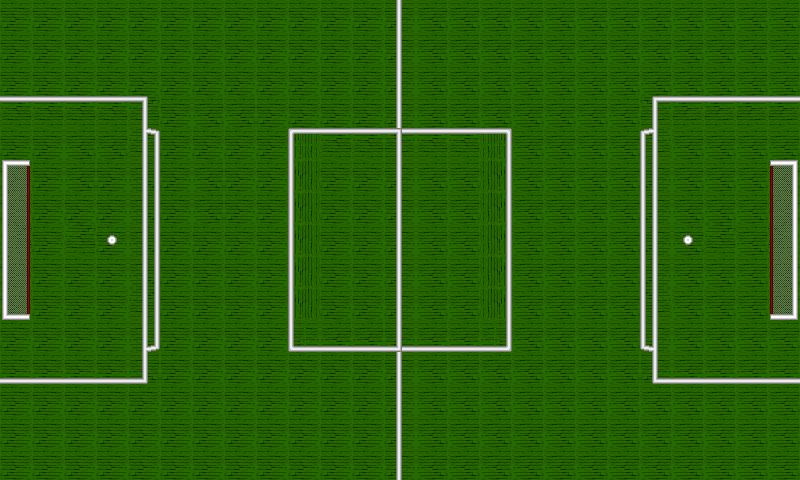

This game map was drawn from its Tiled (.tmx) file and the tilesets committed beside it. A one-line description and the full map source follow:
An orthogonal 25x15 tile map with 32x32 px tiles, 2 tile layers (Calque de Tuiles 1, Calque de Tuiles 2), 5 tilesets.

<map version="1.10" tiledversion="1.11.2" orientation="orthogonal" renderorder="right-down" width="25" height="15" tilewidth="32" tileheight="32" infinite="0" nextlayerid="3" nextobjectid="1">
 <tileset firstgid="1" source="foot.tsx" />
 <tileset firstgid="8" source="foot1.tsx" />
 <tileset firstgid="15" source="foot3.tsx" />
 <tileset firstgid="20" source="foot4.tsx" />
 <tileset firstgid="23" source="foot5.tsx" />
 <layer id="1" name="Calque de Tuiles 1" width="25" height="15">
  <data encoding="csv">
1610612737,1610612737,1610612737,1610612737,1610612737,1610612737,1610612737,1610612737,1610612737,1610612737,1610612737,1610612737,1610612740,3758096385,3758096385,3758096385,3758096385,3758096385,3758096385,3758096385,3758096385,3758096385,3758096385,3758096385,3758096385,
1610612737,1610612737,1610612737,1610612737,1610612737,1610612737,1610612737,1610612737,1610612737,1610612737,1610612737,1610612737,1610612740,3758096385,3758096385,3758096385,3758096385,3758096385,3758096385,3758096385,3758096385,3758096385,3758096385,3758096385,3758096385,
1610612737,1610612737,1610612737,1610612737,1610612737,1610612737,1610612737,1610612737,1610612737,1610612737,1610612737,1610612737,1610612740,3758096385,3758096385,3758096385,3758096385,3758096385,3758096385,3758096385,3758096385,3758096385,3758096385,3758096385,3758096385,
2684354570,2684354570,2684354570,2684354570,2684354571,1610612737,1610612737,1610612737,1610612737,1610612737,1610612737,1610612737,1610612740,3758096385,3758096385,3758096385,3758096385,3758096385,3758096385,3758096385,536870923,536870922,536870922,536870922,536870922,
1610612737,1610612737,1610612737,1610612737,2684354572,1610612737,1610612737,1610612737,1610612737,19,2684354563,2684354563,536870919,2684354563,2684354563,2147483667,3758096385,3758096385,3758096385,3758096385,536870924,3758096385,3758096385,3758096385,3758096385,
1610612737,1610612737,1610612737,1610612737,3758096397,1610612737,1610612737,1610612737,1610612737,3,1610612737,1610612737,1610612740,3758096385,3758096385,2147483651,3758096385,3758096385,3758096385,3758096385,1610612749,3758096385,3758096385,3758096385,3758096385,
1610612737,1610612737,1610612737,1610612737,3758096397,1610612737,1610612737,1610612737,1610612737,3,1610612737,1610612737,1610612740,3758096385,3758096385,2147483651,3758096385,3758096385,3758096385,3758096385,1610612749,3758096385,3758096385,3758096385,3758096385,
2684354568,1610612737,1610612737,1610612737,3758096397,1610612737,1610612737,1610612737,1610612737,3,1610612737,1610612737,1610612740,3758096385,3758096385,2147483651,3758096385,3758096385,3758096385,3758096385,1610612749,3758096385,3758096385,3758096385,536870920,
1610612737,1610612737,1610612737,1610612737,3758096397,1610612737,1610612737,1610612737,1610612737,3,1610612737,1610612737,1610612740,3758096385,3758096385,2147483651,3758096385,3758096385,3758096385,3758096385,1610612749,3758096385,3758096385,3758096385,3758096385,
1610612737,1610612737,1610612737,1610612737,2684354573,1610612737,1610612737,1610612737,1610612737,3,1610612737,1610612737,1610612740,3758096385,3758096385,2147483651,3758096385,3758096385,3758096385,3758096385,536870925,3758096385,3758096385,3758096385,3758096385,
1610612744,1610612744,1610612744,1610612744,3758096396,1610612737,1610612737,1610612737,1610612737,1610612755,3758096387,3758096387,1610612743,3758096387,3758096387,3758096403,3758096385,3758096385,3758096385,3758096385,1610612748,3758096392,3758096392,3758096392,3758096392,
1610612746,1610612746,1610612746,1610612746,3758096395,1610612737,1610612737,1610612737,1610612737,1610612737,1610612737,1610612737,1610612740,3758096385,3758096385,3758096385,3758096385,3758096385,3758096385,3758096385,1610612747,3758096394,3758096394,3758096394,3758096394,
1610612737,1610612737,1610612737,1610612737,1610612737,1610612737,1610612737,1610612737,1610612737,1610612737,1610612737,1610612737,1610612740,3758096385,3758096385,3758096385,3758096385,3758096385,3758096385,3758096385,3758096385,3758096385,3758096385,3758096385,3758096385,
1610612737,1610612737,1610612737,1610612737,1610612737,1610612737,1610612737,1610612737,1610612737,1610612737,1610612737,1610612737,1610612740,3758096385,3758096385,3758096385,3758096385,3758096385,3758096385,3758096385,3758096385,3758096385,3758096385,3758096385,3758096385,
1610612737,1610612737,1610612737,1610612737,1610612737,1610612737,1610612737,1610612737,1610612737,1610612737,1610612737,1610612737,1610612740,3758096385,3758096385,3758096385,3758096385,3758096385,3758096385,3758096385,3758096385,3758096385,3758096385,3758096385,3758096385
</data>
 </layer>
 <layer id="2" name="Calque de Tuiles 2" width="25" height="15">
  <data encoding="csv">
0,0,0,0,0,0,0,0,0,0,0,0,0,0,0,0,0,0,0,0,0,0,0,0,0,
0,0,0,0,0,0,0,0,0,0,0,0,0,0,0,0,0,0,0,0,0,0,0,0,0,
0,0,0,0,0,0,0,0,0,0,0,0,0,0,0,0,0,0,0,0,0,0,0,0,0,
0,0,0,0,0,0,3758096385,3758096385,0,0,0,0,0,0,0,0,0,0,0,0,0,0,0,0,0,
0,0,3758096385,3758096385,0,0,1610612737,0,0,0,0,0,23,0,0,0,0,0,0,0,0,0,0,0,0,
1073741846,0,3758096385,0,0,0,3758096385,1610612737,0,0,0,0,0,0,0,0,0,0,0,0,0,0,0,0,3221225494,
21,0,0,0,0,0,3758096385,0,0,0,0,0,0,0,0,0,0,0,0,0,0,0,0,0,2147483669,
21,0,2684354561,24,0,0,0,0,0,0,0,0,0,0,0,0,0,0,0,0,0,24,2684354561,0,2147483669,
21,0,0,0,0,0,0,0,0,0,0,0,0,0,0,0,0,0,0,0,0,0,0,0,2147483669,
22,0,0,0,0,0,0,0,0,0,0,0,0,0,0,0,0,0,0,0,0,0,0,0,2147483670,
0,0,0,0,0,0,0,0,0,0,0,0,1073741847,0,0,0,0,0,0,0,0,0,0,0,0,
0,0,0,0,0,0,0,1610612737,0,0,0,0,0,0,0,0,0,0,0,0,0,0,0,0,0,
0,0,0,0,1610612737,1610612737,1610612737,1610612737,0,0,0,0,0,0,0,0,0,0,0,0,0,0,0,0,0,
0,0,1610612737,1610612737,1610612737,0,0,0,0,0,0,0,0,0,0,0,0,0,0,0,0,0,0,0,0,
0,0,0,0,0,0,0,0,0,0,0,0,0,0,0,0,0,0,0,0,0,0,0,0,0
</data>
 </layer>
</map>
